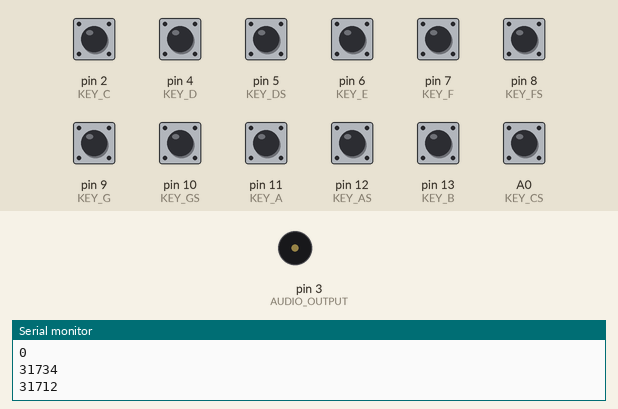
Recording of a sketch running on a simulated Arduino Uno, built with avr-gcc and run on an emulated ATmega328P. Shown: buzzer (waves = sounding), the last lines printed to the serial monitor. The inputs (shaded band) are chosen by the test bench; at power-on: A0 (KEY_CS), pin 2 (KEY_C), pin 4 (KEY_D), pin 5 (KEY_DS), pin 6 (KEY_E), pin 7 (KEY_F), pin 8 (KEY_FS), pin 9 (KEY_G), pin 10 (KEY_GS), pin 11 (KEY_A), pin 12 (KEY_AS), pin 13 (KEY_B) HIGH.

Above: at 1.2 s.
1.3 s: pin 2 (KEY_C) pulled LOW for 0.15 s
At 1.44 s:
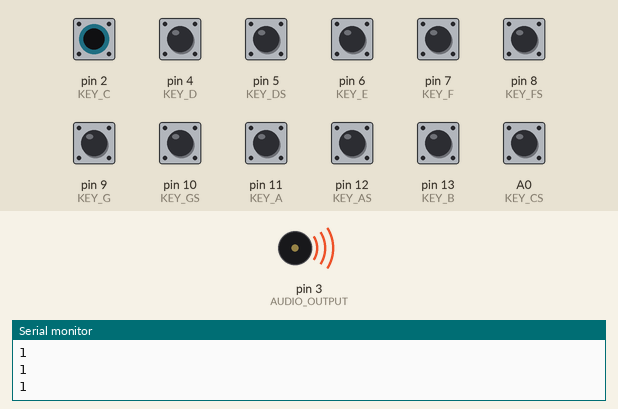
Timing chart, 0 to 4.3 s (numbered marks = the images above; inputs shaded):
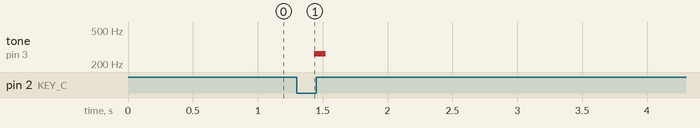

The sketch:

maincode.ino
```cpp
#include <pitches.h>

#define KEY_C 2
#define KEY_CS A0
#define KEY_D 4
#define KEY_DS 5
#define KEY_E 6
#define KEY_F 7
#define KEY_FS 8
#define KEY_G 9
#define KEY_GS 10
#define KEY_A 11
#define KEY_AS 12
#define KEY_B 13

#define AUDIO_OUTPUT 3

const int notes[12] = {NOTE_C4, NOTE_CS4, NOTE_D4, NOTE_DS4, NOTE_E4, NOTE_F4, NOTE_FS4, NOTE_G4, NOTE_GS4, NOTE_A4, NOTE_AS4, NOTE_B4};
const int keys[12] = {KEY_C, KEY_CS, KEY_D, KEY_DS, KEY_E, KEY_F, KEY_FS, KEY_G, KEY_GS, KEY_A, KEY_AS, KEY_B};

void setup() {
  Serial.begin(9600);

  // register each piano key
  pinMode(KEY_C, INPUT_PULLUP);
//  digitalWrite(KEY_C, HIGH);
  pinMode(KEY_CS, INPUT_PULLUP);
//  digitalWrite(KEY_CS, HIGH);
  pinMode(KEY_D, INPUT_PULLUP);
//  digitalWrite(KEY_D, HIGH);
  pinMode(KEY_DS, INPUT_PULLUP);
//  digitalWrite(KEY_DS, HIGH);
  pinMode(KEY_E, INPUT_PULLUP);
//  digitalWrite(KEY_E, HIGH);
  pinMode(KEY_F, INPUT_PULLUP);
//  digitalWrite(KEY_F, HIGH);
  pinMode(KEY_FS, INPUT_PULLUP);
//  digitalWrite(KEY_FS, HIGH);
  pinMode(KEY_G, INPUT_PULLUP);
//  digitalWrite(KEY_G, HIGH);
  pinMode(KEY_GS, INPUT_PULLUP);
//  digitalWrite(KEY_GS, HIGH);
  pinMode(KEY_A, INPUT_PULLUP);
//  digitalWrite(KEY_A, HIGH);
  pinMode(KEY_AS, INPUT_PULLUP);
//  digitalWrite(KEY_AS, HIGH);
  pinMode(KEY_B, INPUT_PULLUP);
//  digitalWrite(KEY_B, HIGH);

  // A0 output to speaker/buzzer
//  pinMode (AUDIO_OUTPUT, OUTPUT);

  // A1, A2, A3, A4 input from buttons for song to play

}

void loop() {

  // read keys
  int key_c = digitalRead(KEY_C);
  int key_cs = digitalRead(KEY_CS);
  int key_d = digitalRead(KEY_D);
  int key_ds = digitalRead(KEY_DS);
  int key_e = digitalRead(KEY_E);
  int key_f = digitalRead(KEY_F);
  int key_fs = digitalRead(KEY_FS);
  int key_g = digitalRead(KEY_G);
  int key_gs = digitalRead(KEY_GS);
  int key_a = digitalRead(KEY_A);
  int key_as = digitalRead(KEY_AS);
  int key_b = digitalRead(KEY_B);

  int _keys[12] = {key_c, key_cs, key_d, key_ds, key_e, key_f, key_g, key_gs, key_a, key_as, key_b};
  int len = sizeof(_keys);

  for (int i = 0; i < len; i++) {
    Serial.println(_keys[i]);

    // signal version 1
//        if (_keys[i] == LOW) {
//          tone(AUDIO_OUTPUT, notes[i]);
//        }
//        else {
//          noTone(AUDIO_OUTPUT);
//        }

    // signal version 2
    //    noTone(AUDIO_OUTPUT);
    //    if (_keys[i] == LOW) {
    //      tone(AUDIO_OUTPUT, notes[i]);
    //    }

  }

    // signal version 3

    if (key_c == LOW) { tone(AUDIO_OUTPUT, notes[0]); }
//    else { noTone(AUDIO_OUTPUT); }
    else if (key_cs == LOW) { tone(AUDIO_OUTPUT, notes[1]); }
//    else { noTone(AUDIO_OUTPUT); }
    else if (key_d == LOW) { tone(AUDIO_OUTPUT, notes[2]); }
//    else { noTone(AUDIO_OUTPUT); }
    else if (key_ds == LOW) { tone(AUDIO_OUTPUT, notes[3]); }
//    else { noTone(AUDIO_OUTPUT); }
    else if (key_e == LOW) { tone(AUDIO_OUTPUT, notes[4]); }
//    else { noTone(AUDIO_OUTPUT); }
    else if (key_f == LOW) { tone(AUDIO_OUTPUT, notes[5]); }
//    else { noTone(AUDIO_OUTPUT); }
    else if (key_fs == LOW) { tone(AUDIO_OUTPUT, notes[6]); }
//    else { noTone(AUDIO_OUTPUT); }
    else if (key_g == LOW) { tone(AUDIO_OUTPUT, notes[7]); }
//    else { noTone(AUDIO_OUTPUT); }
    else if (key_gs == LOW) { tone(AUDIO_OUTPUT, notes[8]); }
//    else { noTone(AUDIO_OUTPUT); }
    else if (key_a == LOW) { tone(AUDIO_OUTPUT, notes[9]); }
//    else { noTone(AUDIO_OUTPUT); }
    else if (key_as == LOW) { tone(AUDIO_OUTPUT, notes[10]); }
//    else { noTone(AUDIO_OUTPUT); }
    else if (key_b == LOW) { tone(AUDIO_OUTPUT, notes[11]); }
    else { noTone(AUDIO_OUTPUT); }


    delay(20);

}
```

Measured:
- after the input at 1.3 s, tone on pin 3 (AUDIO_OUTPUT): silent → 262 Hz after 0.14 s, → silent 0.09 s later
